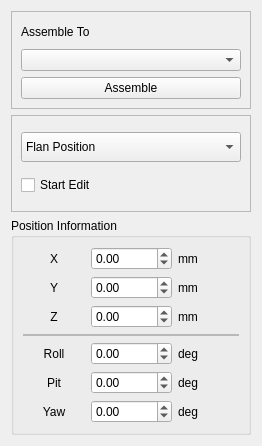
<?xml version="1.0" encoding="UTF-8"?>
<ui version="4.0">
 <class>TaskDlgToolSelectionPanel</class>
 <widget class="QWidget" name="TaskDlgToolSelectionPanel">
  <property name="geometry">
   <rect>
    <x>0</x>
    <y>0</y>
    <width>262</width>
    <height>446</height>
   </rect>
  </property>
  <property name="windowTitle">
   <string>Form</string>
  </property>
  <layout class="QGridLayout" name="gridLayout_2">
   <item row="2" column="0">
    <widget class="QGroupBox" name="groupBox">
     <property name="title">
      <string>Position Information</string>
     </property>
     <layout class="QGridLayout" name="gridLayout_3">
      <item row="5" column="1">
       <widget class="QDoubleSpinBox" name="rot_p">
        <property name="minimum">
         <double>-180.000000000000000</double>
        </property>
        <property name="maximum">
         <double>180.000000000000000</double>
        </property>
       </widget>
      </item>
      <item row="1" column="1">
       <widget class="QDoubleSpinBox" name="tran_y">
        <property name="minimum">
         <double>-99999.990000000005239</double>
        </property>
        <property name="maximum">
         <double>99999.990000000005239</double>
        </property>
       </widget>
      </item>
      <item row="4" column="0">
       <widget class="QLabel" name="label_10">
        <property name="text">
         <string>Roll</string>
        </property>
        <property name="alignment">
         <set>Qt::AlignCenter</set>
        </property>
       </widget>
      </item>
      <item row="0" column="1">
       <widget class="QDoubleSpinBox" name="tran_x">
        <property name="minimum">
         <double>-99999.990000000005239</double>
        </property>
        <property name="maximum">
         <double>99999.990000000005239</double>
        </property>
       </widget>
      </item>
      <item row="4" column="1">
       <widget class="QDoubleSpinBox" name="rot_r">
        <property name="minimum">
         <double>-180.000000000000000</double>
        </property>
        <property name="maximum">
         <double>180.000000000000000</double>
        </property>
       </widget>
      </item>
      <item row="0" column="0">
       <widget class="QLabel" name="label_7">
        <property name="text">
         <string>X</string>
        </property>
        <property name="alignment">
         <set>Qt::AlignCenter</set>
        </property>
       </widget>
      </item>
      <item row="1" column="2">
       <widget class="QLabel" name="label_2">
        <property name="text">
         <string>mm</string>
        </property>
       </widget>
      </item>
      <item row="1" column="0">
       <widget class="QLabel" name="label_8">
        <property name="text">
         <string>Y</string>
        </property>
        <property name="alignment">
         <set>Qt::AlignCenter</set>
        </property>
       </widget>
      </item>
      <item row="2" column="1">
       <widget class="QDoubleSpinBox" name="tran_z">
        <property name="minimum">
         <double>-99999.990000000005239</double>
        </property>
        <property name="maximum">
         <double>99999.990000000005239</double>
        </property>
       </widget>
      </item>
      <item row="2" column="0">
       <widget class="QLabel" name="label_9">
        <property name="text">
         <string>Z</string>
        </property>
        <property name="alignment">
         <set>Qt::AlignCenter</set>
        </property>
       </widget>
      </item>
      <item row="5" column="0">
       <widget class="QLabel" name="label_11">
        <property name="text">
         <string>Pit</string>
        </property>
        <property name="alignment">
         <set>Qt::AlignCenter</set>
        </property>
       </widget>
      </item>
      <item row="6" column="2">
       <widget class="QLabel" name="label_6">
        <property name="text">
         <string>deg</string>
        </property>
       </widget>
      </item>
      <item row="2" column="2">
       <widget class="QLabel" name="label_3">
        <property name="text">
         <string>mm</string>
        </property>
       </widget>
      </item>
      <item row="0" column="2">
       <widget class="QLabel" name="label">
        <property name="text">
         <string>mm</string>
        </property>
       </widget>
      </item>
      <item row="6" column="1">
       <widget class="QDoubleSpinBox" name="rot_y">
        <property name="minimum">
         <double>-180.000000000000000</double>
        </property>
        <property name="maximum">
         <double>180.000000000000000</double>
        </property>
       </widget>
      </item>
      <item row="5" column="2">
       <widget class="QLabel" name="label_5">
        <property name="text">
         <string>deg</string>
        </property>
       </widget>
      </item>
      <item row="4" column="2">
       <widget class="QLabel" name="label_4">
        <property name="text">
         <string>deg</string>
        </property>
       </widget>
      </item>
      <item row="6" column="0">
       <widget class="QLabel" name="label_12">
        <property name="text">
         <string>Yaw</string>
        </property>
        <property name="alignment">
         <set>Qt::AlignCenter</set>
        </property>
       </widget>
      </item>
      <item row="3" column="0" colspan="3">
       <widget class="QFrame" name="frame_3">
        <property name="minimumSize">
         <size>
          <width>2</width>
          <height>2</height>
         </size>
        </property>
        <property name="frameShape">
         <enum>QFrame::StyledPanel</enum>
        </property>
        <property name="frameShadow">
         <enum>QFrame::Raised</enum>
        </property>
       </widget>
      </item>
     </layout>
    </widget>
   </item>
   <item row="1" column="0">
    <widget class="QFrame" name="frame">
     <property name="maximumSize">
      <size>
       <width>16777215</width>
       <height>100</height>
      </size>
     </property>
     <property name="frameShape">
      <enum>QFrame::StyledPanel</enum>
     </property>
     <property name="frameShadow">
      <enum>QFrame::Raised</enum>
     </property>
     <layout class="QVBoxLayout" name="verticalLayout_2">
      <item>
       <widget class="QComboBox" name="settingSelection">
        <property name="minimumSize">
         <size>
          <width>0</width>
          <height>30</height>
         </size>
        </property>
        <item>
         <property name="text">
          <string>Flan Position</string>
         </property>
        </item>
        <item>
         <property name="text">
          <string>Tip Position</string>
         </property>
        </item>
       </widget>
      </item>
      <item>
       <widget class="QCheckBox" name="checkBox_showDragger">
        <property name="text">
         <string>Start Edit</string>
        </property>
       </widget>
      </item>
     </layout>
    </widget>
   </item>
   <item row="0" column="0">
    <widget class="QFrame" name="frame_2">
     <property name="frameShape">
      <enum>QFrame::StyledPanel</enum>
     </property>
     <property name="frameShadow">
      <enum>QFrame::Raised</enum>
     </property>
     <layout class="QVBoxLayout" name="verticalLayout">
      <item>
       <widget class="QLabel" name="label_13">
        <property name="text">
         <string>Assemble To</string>
        </property>
       </widget>
      </item>
      <item>
       <widget class="QComboBox" name="comboBox_robotList"/>
      </item>
      <item>
       <widget class="QPushButton" name="pushButton_assemble">
        <property name="text">
         <string>Assemble</string>
        </property>
       </widget>
      </item>
     </layout>
    </widget>
   </item>
  </layout>
 </widget>
 <resources/>
 <connections/>
</ui>
